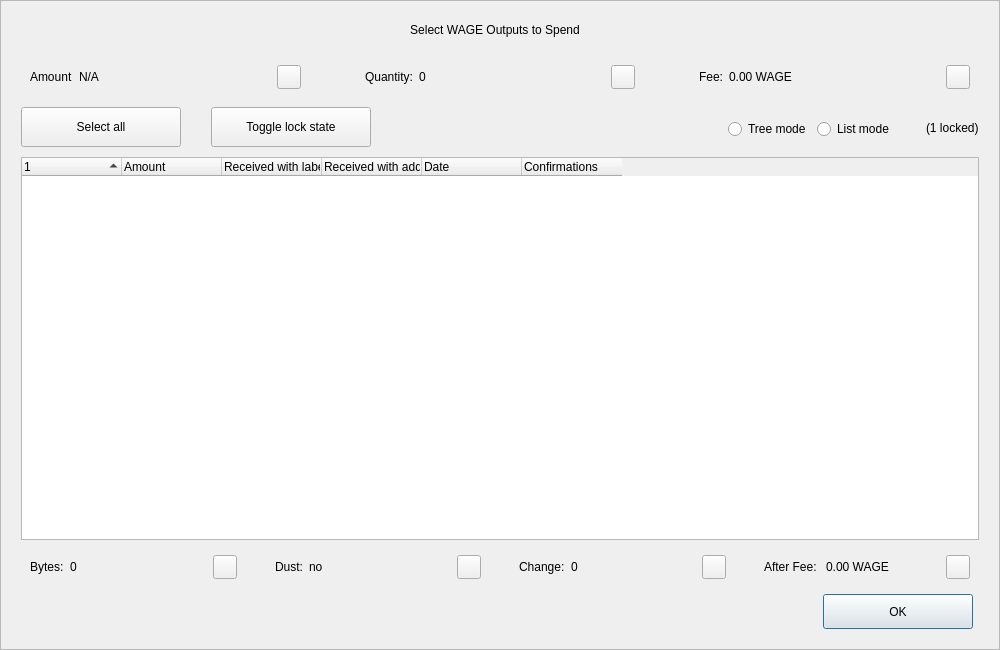
<?xml version="1.0" encoding="UTF-8"?>
<ui version="4.0">
 <class>CoinControlDialog</class>
 <widget class="QDialog" name="CoinControlDialog">
  <property name="geometry">
   <rect>
    <x>0</x>
    <y>0</y>
    <width>1000</width>
    <height>650</height>
   </rect>
  </property>
  <property name="minimumSize">
   <size>
    <width>950</width>
    <height>650</height>
   </size>
  </property>
  <property name="windowTitle">
   <string>Coin Selection</string>
  </property>
  <property name="styleSheet">
   <string notr="true"/>
  </property>
  <layout class="QVBoxLayout" name="verticalLayout">
   <property name="spacing">
    <number>0</number>
   </property>
   <property name="leftMargin">
    <number>0</number>
   </property>
   <property name="topMargin">
    <number>0</number>
   </property>
   <property name="rightMargin">
    <number>0</number>
   </property>
   <property name="bottomMargin">
    <number>0</number>
   </property>
   <item>
    <widget class="QFrame" name="frameContainer">
     <property name="toolTipDuration">
      <number>0</number>
     </property>
     <property name="frameShape">
      <enum>QFrame::StyledPanel</enum>
     </property>
     <property name="frameShadow">
      <enum>QFrame::Raised</enum>
     </property>
     <layout class="QVBoxLayout" name="verticalLayout_2">
      <property name="leftMargin">
       <number>0</number>
      </property>
      <property name="rightMargin">
       <number>0</number>
      </property>
      <property name="bottomMargin">
       <number>20</number>
      </property>
      <item>
       <layout class="QHBoxLayout" name="horizontalLayout_12">
        <property name="spacing">
         <number>0</number>
        </property>
        <property name="leftMargin">
         <number>20</number>
        </property>
        <property name="rightMargin">
         <number>30</number>
        </property>
        <item>
         <spacer name="horizontalSpacer_4">
          <property name="orientation">
           <enum>Qt::Horizontal</enum>
          </property>
          <property name="sizeHint" stdset="0">
           <size>
            <width>40</width>
            <height>20</height>
           </size>
          </property>
         </spacer>
        </item>
        <item>
         <widget class="QLabel" name="labelTitle">
          <property name="minimumSize">
           <size>
            <width>0</width>
            <height>40</height>
           </size>
          </property>
          <property name="maximumSize">
           <size>
            <width>16777215</width>
            <height>40</height>
           </size>
          </property>
          <property name="text">
           <string>Select WAGE Outputs to Spend</string>
          </property>
          <property name="alignment">
           <set>Qt::AlignCenter</set>
          </property>
          <property name="margin">
           <number>7</number>
          </property>
         </widget>
        </item>
        <item>
         <spacer name="horizontalSpacer_5">
          <property name="orientation">
           <enum>Qt::Horizontal</enum>
          </property>
          <property name="sizeHint" stdset="0">
           <size>
            <width>40</width>
            <height>20</height>
           </size>
          </property>
         </spacer>
        </item>
       </layout>
      </item>
      <item>
       <layout class="QHBoxLayout" name="horizontalLayout_8">
        <property name="leftMargin">
         <number>20</number>
        </property>
        <property name="rightMargin">
         <number>20</number>
        </property>
        <item>
         <widget class="QWidget" name="layoutAmount" native="true">
          <layout class="QHBoxLayout" name="horizontalLayout_9" stretch="0,1,0">
           <item>
            <widget class="QLabel" name="labelCoinControlAmountText">
             <property name="text">
              <string>Amount</string>
             </property>
            </widget>
           </item>
           <item>
            <widget class="QLabel" name="labelCoinControlAmount">
             <property name="text">
              <string notr="true">N/A</string>
             </property>
            </widget>
           </item>
           <item alignment="Qt::AlignHCenter|Qt::AlignVCenter">
            <widget class="QPushButton" name="pushButtonAmount">
             <property name="minimumSize">
              <size>
               <width>0</width>
               <height>24</height>
              </size>
             </property>
             <property name="maximumSize">
              <size>
               <width>24</width>
               <height>26</height>
              </size>
             </property>
             <property name="focusPolicy">
              <enum>Qt::NoFocus</enum>
             </property>
             <property name="styleSheet">
              <string notr="true">padding-bottom:2px;
padding-right:4px;</string>
             </property>
             <property name="text">
              <string/>
             </property>
            </widget>
           </item>
          </layout>
         </widget>
        </item>
        <item>
         <spacer name="horizontalSpacer_2">
          <property name="orientation">
           <enum>Qt::Horizontal</enum>
          </property>
          <property name="sizeType">
           <enum>QSizePolicy::Fixed</enum>
          </property>
          <property name="sizeHint" stdset="0">
           <size>
            <width>40</width>
            <height>20</height>
           </size>
          </property>
         </spacer>
        </item>
        <item>
         <widget class="QWidget" name="layoutQuantity" native="true">
          <layout class="QHBoxLayout" name="horizontalLayout_10" stretch="0,1,0">
           <item>
            <widget class="QLabel" name="labelCoinControlQuantityText">
             <property name="text">
              <string>Quantity:</string>
             </property>
            </widget>
           </item>
           <item>
            <widget class="QLabel" name="labelCoinControlQuantity">
             <property name="text">
              <string notr="true">0</string>
             </property>
            </widget>
           </item>
           <item alignment="Qt::AlignHCenter|Qt::AlignVCenter">
            <widget class="QPushButton" name="pushButtonQuantity">
             <property name="minimumSize">
              <size>
               <width>0</width>
               <height>24</height>
              </size>
             </property>
             <property name="maximumSize">
              <size>
               <width>24</width>
               <height>26</height>
              </size>
             </property>
             <property name="focusPolicy">
              <enum>Qt::NoFocus</enum>
             </property>
             <property name="styleSheet">
              <string notr="true">padding-bottom:2px;
               padding-right:4px;</string>
             </property>
             <property name="text">
              <string/>
             </property>
            </widget>
           </item>
          </layout>
         </widget>
        </item>
        <item>
         <spacer name="horizontalSpacer_22">
          <property name="orientation">
           <enum>Qt::Horizontal</enum>
          </property>
          <property name="sizeType">
           <enum>QSizePolicy::Fixed</enum>
          </property>
          <property name="sizeHint" stdset="0">
           <size>
            <width>40</width>
            <height>20</height>
           </size>
          </property>
         </spacer>
        </item>
        <item>
         <widget class="QWidget" name="layoutFee" native="true">
          <layout class="QHBoxLayout" name="horizontalLayout_11" stretch="0,1,0">
           <item>
            <widget class="QLabel" name="labelCoinControlFeeText">
             <property name="text">
              <string>Fee:</string>
             </property>
            </widget>
           </item>
           <item>
            <widget class="QLabel" name="labelCoinControlFee">
             <property name="text">
              <string>0.00 WAGE</string>
             </property>
            </widget>
           </item>
           <item alignment="Qt::AlignHCenter|Qt::AlignVCenter">
            <widget class="QPushButton" name="pushButtonFee">
             <property name="minimumSize">
              <size>
               <width>0</width>
               <height>24</height>
              </size>
             </property>
             <property name="maximumSize">
              <size>
               <width>24</width>
               <height>26</height>
              </size>
             </property>
             <property name="focusPolicy">
              <enum>Qt::NoFocus</enum>
             </property>
             <property name="styleSheet">
              <string notr="true">padding-bottom:2px;
               padding-right:4px;</string>
             </property>
             <property name="text">
              <string/>
             </property>
            </widget>
           </item>
          </layout>
         </widget>
        </item>
       </layout>
      </item>
      <item>
       <widget class="QFrame" name="frame">
        <property name="minimumSize">
         <size>
          <width>0</width>
          <height>40</height>
         </size>
        </property>
        <property name="styleSheet">
         <string notr="true">#frame {
	border:0;
}</string>
        </property>
        <property name="frameShape">
         <enum>QFrame::StyledPanel</enum>
        </property>
        <property name="frameShadow">
         <enum>QFrame::Sunken</enum>
        </property>
        <layout class="QHBoxLayout" name="horizontalLayout">
         <property name="spacing">
          <number>0</number>
         </property>
         <property name="leftMargin">
          <number>20</number>
         </property>
         <property name="topMargin">
          <number>0</number>
         </property>
         <property name="rightMargin">
          <number>20</number>
         </property>
         <property name="bottomMargin">
          <number>0</number>
         </property>
         <item>
          <layout class="QHBoxLayout" name="horizontalLayoutPanel" stretch="0,0,0,0,0,0">
           <property name="spacing">
            <number>20</number>
           </property>
           <item>
            <widget class="QPushButton" name="pushButtonSelectAll">
             <property name="sizePolicy">
              <sizepolicy hsizetype="Maximum" vsizetype="Fixed">
               <horstretch>0</horstretch>
               <verstretch>0</verstretch>
              </sizepolicy>
             </property>
             <property name="minimumSize">
              <size>
               <width>160</width>
               <height>40</height>
              </size>
             </property>
             <property name="maximumSize">
              <size>
               <width>16777215</width>
               <height>40</height>
              </size>
             </property>
             <property name="text">
              <string>Select all</string>
             </property>
             <property name="checkable">
              <bool>true</bool>
             </property>
             <property name="checked">
              <bool>false</bool>
             </property>
             <property name="autoExclusive">
              <bool>false</bool>
             </property>
             <property name="autoDefault">
              <bool>false</bool>
             </property>
            </widget>
           </item>
           <item>
            <spacer name="horizontalSpacer_6">
             <property name="orientation">
              <enum>Qt::Horizontal</enum>
             </property>
             <property name="sizeType">
              <enum>QSizePolicy::Fixed</enum>
             </property>
             <property name="sizeHint" stdset="0">
              <size>
               <width>10</width>
               <height>20</height>
              </size>
             </property>
            </spacer>
           </item>
           <item>
            <widget class="QPushButton" name="pushButtonToggleLock">
             <property name="sizePolicy">
              <sizepolicy hsizetype="Maximum" vsizetype="Fixed">
               <horstretch>0</horstretch>
               <verstretch>0</verstretch>
              </sizepolicy>
             </property>
             <property name="minimumSize">
              <size>
               <width>160</width>
               <height>40</height>
              </size>
             </property>
             <property name="maximumSize">
              <size>
               <width>16777215</width>
               <height>40</height>
              </size>
             </property>
             <property name="text">
              <string>Toggle lock state</string>
             </property>
             <property name="checkable">
              <bool>true</bool>
             </property>
             <property name="autoExclusive">
              <bool>false</bool>
             </property>
             <property name="autoDefault">
              <bool>false</bool>
             </property>
            </widget>
           </item>
           <item>
            <spacer name="horizontalSpacer_7">
             <property name="orientation">
              <enum>Qt::Horizontal</enum>
             </property>
             <property name="sizeType">
              <enum>QSizePolicy::Expanding</enum>
             </property>
             <property name="sizeHint" stdset="0">
              <size>
               <width>30</width>
               <height>20</height>
              </size>
             </property>
            </spacer>
           </item>
           <item alignment="Qt::AlignRight">
            <widget class="QGroupBox" name="groupBox_2">
             <property name="styleSheet">
              <string notr="true">#groupBox_2 {
    background-color:transparent;
    border-radius:0;
}</string>
             </property>
             <property name="title">
              <string/>
             </property>
             <layout class="QHBoxLayout" name="horizontalLayout_14">
              <item>
               <widget class="QRadioButton" name="radioTreeMode">
                <property name="sizePolicy">
                 <sizepolicy hsizetype="Maximum" vsizetype="Fixed">
                  <horstretch>0</horstretch>
                  <verstretch>0</verstretch>
                 </sizepolicy>
                </property>
                <property name="text">
                 <string>Tree mode</string>
                </property>
               </widget>
              </item>
              <item>
               <widget class="QRadioButton" name="radioListMode">
                <property name="sizePolicy">
                 <sizepolicy hsizetype="Maximum" vsizetype="Fixed">
                  <horstretch>0</horstretch>
                  <verstretch>0</verstretch>
                 </sizepolicy>
                </property>
                <property name="text">
                 <string>List mode</string>
                </property>
                <property name="checked">
                 <bool>false</bool>
                </property>
               </widget>
              </item>
             </layout>
            </widget>
           </item>
           <item>
            <widget class="QLabel" name="labelLocked">
             <property name="text">
              <string>(1 locked)</string>
             </property>
            </widget>
           </item>
          </layout>
         </item>
        </layout>
       </widget>
      </item>
      <item>
       <layout class="QHBoxLayout" name="horizontalLayout_13">
        <property name="leftMargin">
         <number>20</number>
        </property>
        <property name="rightMargin">
         <number>20</number>
        </property>
        <item>
         <widget class="CoinControlTreeWidget" name="treeWidget">
          <property name="contextMenuPolicy">
           <enum>Qt::CustomContextMenu</enum>
          </property>
          <property name="styleSheet">
           <string notr="true"/>
          </property>
          <property name="sortingEnabled">
           <bool>false</bool>
          </property>
          <property name="columnCount">
           <number>6</number>
          </property>
          <attribute name="headerShowSortIndicator" stdset="0">
           <bool>true</bool>
          </attribute>
          <attribute name="headerStretchLastSection">
           <bool>false</bool>
          </attribute>
          <column>
           <property name="text">
            <string/>
           </property>
          </column>
          <column>
           <property name="text">
            <string>Amount</string>
           </property>
          </column>
          <column>
           <property name="text">
            <string>Received with label</string>
           </property>
          </column>
          <column>
           <property name="text">
            <string>Received with address</string>
           </property>
          </column>
          <column>
           <property name="text">
            <string>Date</string>
           </property>
          </column>
          <column>
           <property name="text">
            <string>Confirmations</string>
           </property>
           <property name="toolTip">
            <string>Confirmed</string>
           </property>
          </column>
         </widget>
        </item>
       </layout>
      </item>
      <item>
       <layout class="QHBoxLayout" name="horizontalLayout_3">
        <property name="spacing">
         <number>20</number>
        </property>
        <property name="leftMargin">
         <number>20</number>
        </property>
        <property name="rightMargin">
         <number>20</number>
        </property>
        <item>
         <widget class="QWidget" name="layoutBytes" native="true">
          <layout class="QHBoxLayout" name="horizontalLayout_4" stretch="0,1,0">
           <item>
            <widget class="QLabel" name="labelCoinControlBytesText">
             <property name="text">
              <string>Bytes:</string>
             </property>
            </widget>
           </item>
           <item>
            <widget class="QLabel" name="labelCoinControlBytes">
             <property name="text">
              <string notr="true">0</string>
             </property>
            </widget>
           </item>
           <item alignment="Qt::AlignHCenter|Qt::AlignVCenter">
            <widget class="QPushButton" name="pushButtonBytes">
             <property name="minimumSize">
              <size>
               <width>0</width>
               <height>24</height>
              </size>
             </property>
             <property name="maximumSize">
              <size>
               <width>24</width>
               <height>26</height>
              </size>
             </property>
             <property name="focusPolicy">
              <enum>Qt::NoFocus</enum>
             </property>
             <property name="styleSheet">
              <string notr="true">padding-bottom:2px;
               padding-right:4px;</string>
             </property>
             <property name="text">
              <string/>
             </property>
            </widget>
           </item>
          </layout>
         </widget>
        </item>
        <item>
         <widget class="QWidget" name="layoutDust" native="true">
          <layout class="QHBoxLayout" name="horizontalLayout_5" stretch="0,1,0">
           <item>
            <widget class="QLabel" name="labelCoinControlLowOutputText">
             <property name="text">
              <string>Dust:</string>
             </property>
            </widget>
           </item>
           <item>
            <widget class="QLabel" name="labelCoinControlLowOutput">
             <property name="text">
              <string>no</string>
             </property>
            </widget>
           </item>
           <item alignment="Qt::AlignHCenter|Qt::AlignVCenter">
            <widget class="QPushButton" name="pushButtonDust">
             <property name="minimumSize">
              <size>
               <width>0</width>
               <height>24</height>
              </size>
             </property>
             <property name="maximumSize">
              <size>
               <width>24</width>
               <height>26</height>
              </size>
             </property>
             <property name="focusPolicy">
              <enum>Qt::NoFocus</enum>
             </property>
             <property name="styleSheet">
              <string notr="true">padding-bottom:2px;
               padding-right:4px;</string>
             </property>
             <property name="text">
              <string/>
             </property>
            </widget>
           </item>
          </layout>
         </widget>
        </item>
        <item>
         <widget class="QWidget" name="layoutChange" native="true">
          <layout class="QHBoxLayout" name="horizontalLayout_6" stretch="0,1,0">
           <item>
            <widget class="QLabel" name="labelCoinControlChangeText">
             <property name="text">
              <string>Change:</string>
             </property>
            </widget>
           </item>
           <item>
            <widget class="QLabel" name="labelCoinControlChange">
             <property name="text">
              <string notr="true">0</string>
             </property>
            </widget>
           </item>
           <item alignment="Qt::AlignHCenter|Qt::AlignVCenter">
            <widget class="QPushButton" name="pushButtonChange">
             <property name="minimumSize">
              <size>
               <width>0</width>
               <height>24</height>
              </size>
             </property>
             <property name="maximumSize">
              <size>
               <width>24</width>
               <height>26</height>
              </size>
             </property>
             <property name="focusPolicy">
              <enum>Qt::NoFocus</enum>
             </property>
             <property name="styleSheet">
              <string notr="true">padding-bottom:2px;
               padding-right:4px;</string>
             </property>
             <property name="text">
              <string/>
             </property>
            </widget>
           </item>
          </layout>
         </widget>
        </item>
        <item>
         <widget class="QWidget" name="layoutAfter" native="true">
          <layout class="QHBoxLayout" name="horizontalLayout_7" stretch="0,1,0">
           <item>
            <widget class="QLabel" name="labelCoinControlAfterFeeText">
             <property name="text">
              <string>After Fee: </string>
             </property>
            </widget>
           </item>
           <item>
            <widget class="QLabel" name="labelCoinControlAfterFee">
             <property name="text">
              <string>0.00 WAGE</string>
             </property>
            </widget>
           </item>
           <item alignment="Qt::AlignHCenter|Qt::AlignVCenter">
            <widget class="QPushButton" name="pushButtonAlterFee">
             <property name="minimumSize">
              <size>
               <width>0</width>
               <height>24</height>
              </size>
             </property>
             <property name="maximumSize">
              <size>
               <width>24</width>
               <height>26</height>
              </size>
             </property>
             <property name="focusPolicy">
              <enum>Qt::NoFocus</enum>
             </property>
             <property name="styleSheet">
              <string notr="true">padding-bottom:2px;
               padding-right:4px;</string>
             </property>
             <property name="text">
              <string/>
             </property>
            </widget>
           </item>
          </layout>
         </widget>
        </item>
       </layout>
      </item>
      <item>
       <layout class="QHBoxLayout" name="horizontalLayout_2">
        <property name="spacing">
         <number>0</number>
        </property>
        <property name="leftMargin">
         <number>20</number>
        </property>
        <property name="rightMargin">
         <number>26</number>
        </property>
        <item>
         <spacer name="horizontalSpacer_3">
          <property name="orientation">
           <enum>Qt::Horizontal</enum>
          </property>
          <property name="sizeHint" stdset="0">
           <size>
            <width>558</width>
            <height>20</height>
           </size>
          </property>
         </spacer>
        </item>
        <item>
         <widget class="QPushButton" name="pushButtonOk">
          <property name="minimumSize">
           <size>
            <width>150</width>
            <height>35</height>
           </size>
          </property>
          <property name="text">
           <string>OK</string>
          </property>
         </widget>
        </item>
       </layout>
      </item>
     </layout>
    </widget>
   </item>
  </layout>
 </widget>
 <customwidgets>
  <customwidget>
   <class>CoinControlTreeWidget</class>
   <extends>QTreeWidget</extends>
   <header>coincontroltreewidget.h</header>
  </customwidget>
 </customwidgets>
 <resources/>
 <connections/>
</ui>
